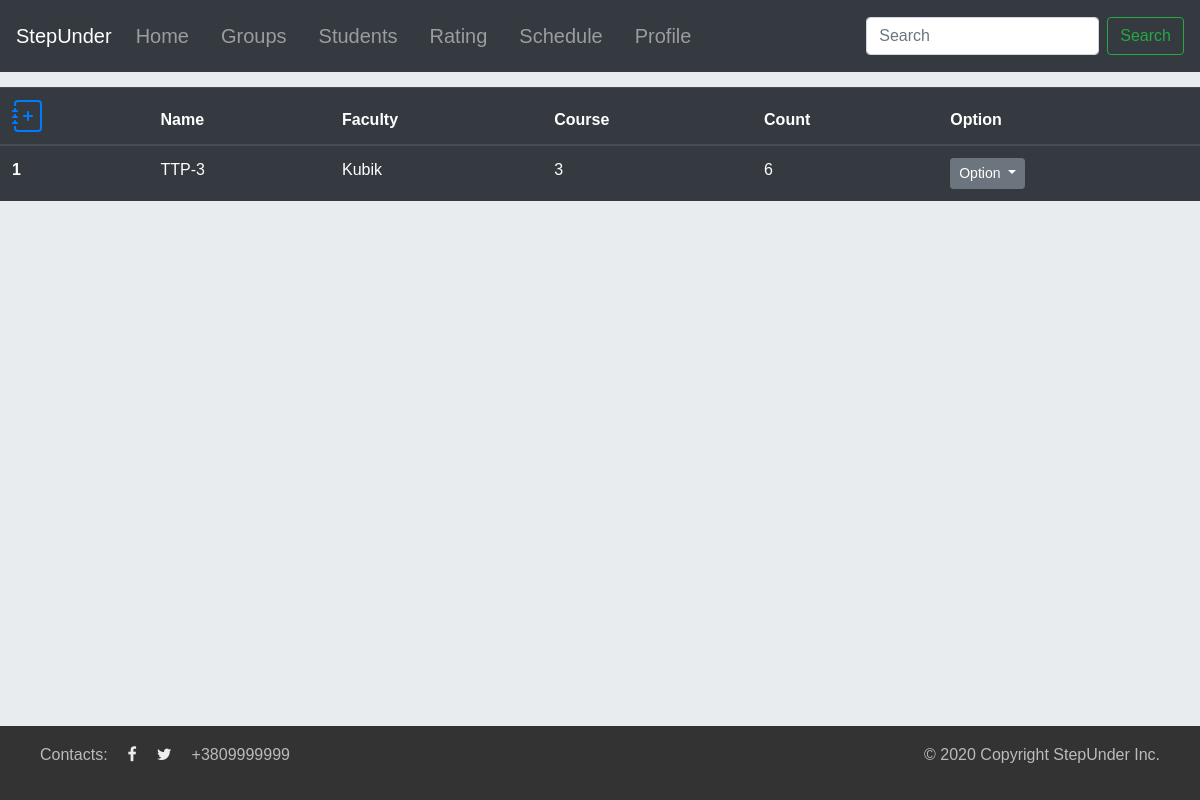
The app's page /groups (signed in), older data.
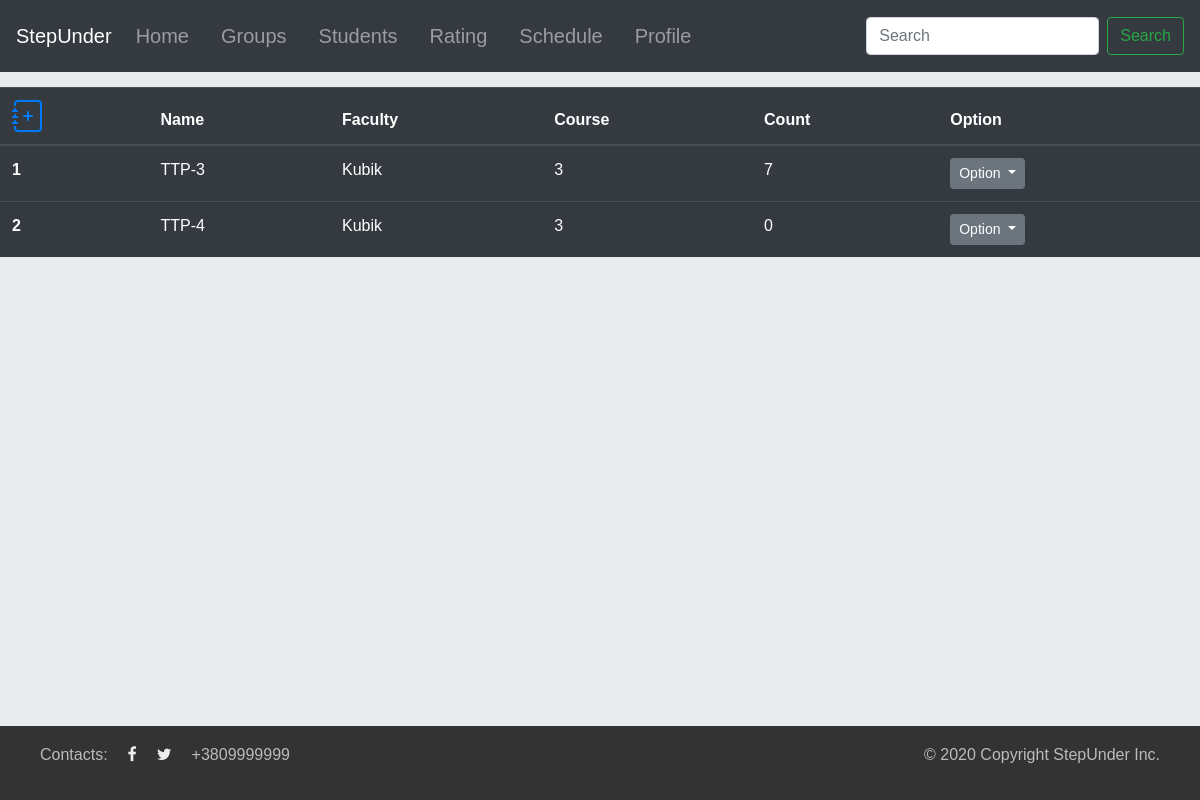
The same page, newer data.
### Groups/models.py (models this page shows, shortened)
class Group(models.Model):
    name = models.CharField(max_length=40, unique=True)
    faculty = models.CharField(max_length=25)
    slug = models.SlugField(max_length=150, unique=True)
    course = models.IntegerField()
    count = models.IntegerField(default=0)
    def get_absolute_url(self):
        return reverse('group_detail', kwargs={'slug': self.slug})
    def get_update_url(self):
        return reverse('group_update', kwargs={'slug': self.slug})
    def get_delete_url(self):
        return reverse('group_delete', kwargs={'slug': self.slug})

### Groups/views.py (the view)
# urls.py: path('groups', login_required(views.GroupsList.as_view()), name='groups_list'),
class GroupsList(View):
    def get(self, request):
        groups = Group.objects.all().order_by('name')
        return render(request, 'Groups/groups_list.html', context={'groups': groups})

### Groups/templates/Groups/groups_list.html (shortened to what this page needs)
{% extends 'Groups/base.html' %}
{% block add_src %}
{% load static %}
<link type="text/css" rel="stylesheet" href="{% static 'css/object_list.css' %}">
{% endblock %}
{% block search %}
<form class="form-inline">
    <input class="form-control mr-sm-2" type="search" placeholder="Search" aria-label="Search" id="search">
    <button class="btn btn-outline-success my-2 my-sm-0" type="submit">Search</button>
</form>
{% endblock %}
{% block content %}
{% if groups %}
<table class="table table-dark">
  <thead>
    <tr>
      <th scope="col">
        <a href="{% url 'group_create' %}">
        </a>
      </th>
      <th scope="col">Name</th>
      <th scope="col">Faculty</th>
      <th scope="col">Course</th>
      <th scope="col">Count</th>
      <th scope="col">Option</th>
    </tr>
  </thead>
  <tbody>
    {% for group in groups %}
    <tr>
      <th scope="row">{{forloop.counter}}</th>
      <td>{{group.name}}</td>
      <td>{{group.faculty}}</td>
      <td>{{group.course}}</td>
      <td>{{group.count}}</td>
      <td>
        <div class="dropdown">
        <button class="btn btn-secondary btn-sm dropdown-toggle" type="button" id="dropdownMenuButton"
                data-toggle="dropdown" aria-haspopup="true" aria-expanded="false">
        Option
        </button>
      </div>
      </td>
    </tr>
  {% endfor %}
  </tbody>
</table>
{% endif %}
{% load static %}
{% endblock %}

Row changes from the older to the newer data that the page shows:
changed Group "TTP-3": count "6" → "7"
added Group: name "TTP-4", faculty "Kubik", course "3", count "0"
